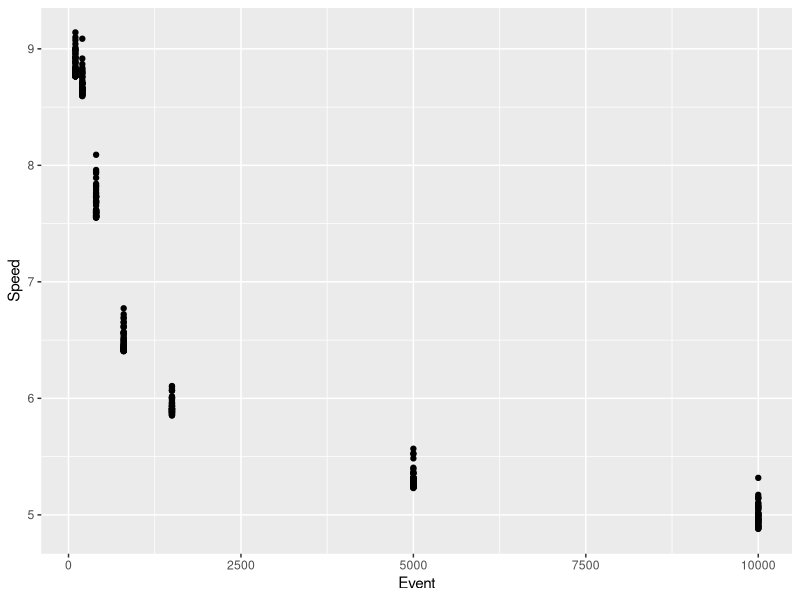
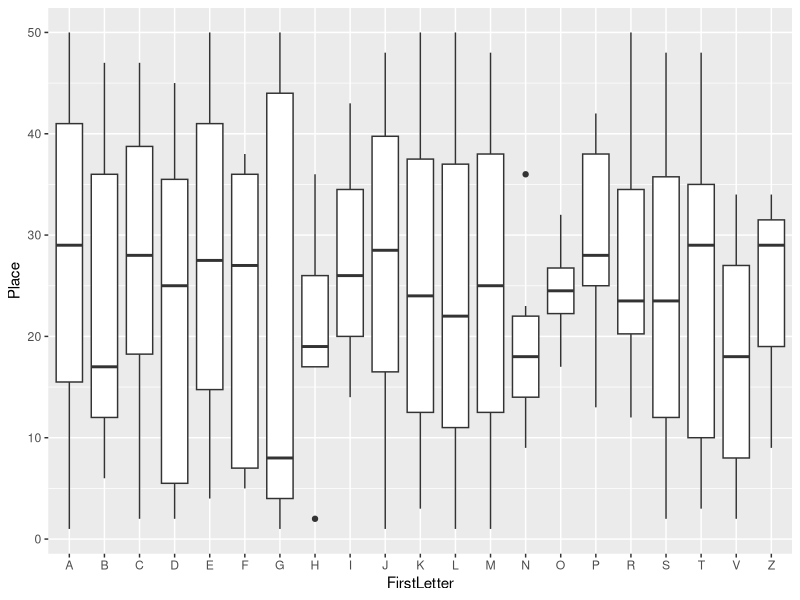
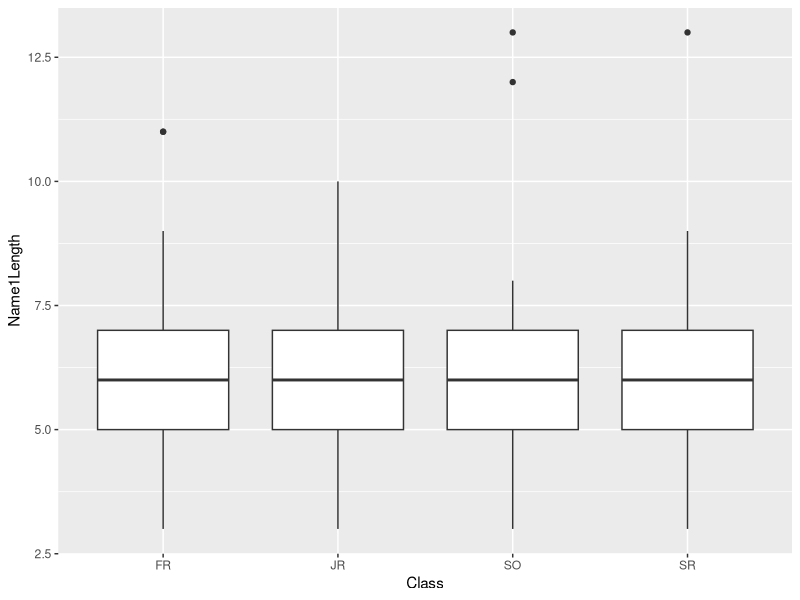

Recreate these plots in R, in order.
## ---- chunk 1
library(tidyverse)
library(dplyr)
library(tidyr)
library(lubridate)
library(ggplot2)
library(stringr)

running <- read.csv("NCAA_track.csv")

running <- running |> separate(Year, into = c("Class", "Year"), sep = "-")

running <- running |> mutate(Time = ms(Time))

running <- running |> mutate(Time = as.duration(Time))

running <- running |> mutate(EventName = as.factor(Event))
## ---- chunk 2
speed <- running |> mutate(Time = as.double(Time))

speed <- speed |> mutate(Speed = Event/Time)

speed <- speed |> mutate(EventName = as.factor(Event))

desmos <- speed |> select(Event, Speed)

write_csv(desmos, "desmos.csv")

ggplot(speed, aes(x = Event, y = Speed)) +
  geom_point()
## ---- chunk 3
silly <- running |> separate(Athlete, into = c("LastName", "FirstName"), sep = ", ")

silly <- silly |> mutate(FirstLetter = str_sub(FirstName, 1, 1))

silly <- silly |> mutate(Time = as.double(Time))

silly <- silly |> mutate(Speed = Event/Time)

ggplot(silly, aes(x = FirstLetter, y = Place)) +
  geom_boxplot(aes(group = FirstLetter))

silly2 <- silly |> mutate(Name1Length = (str_length(FirstName)))

ggplot(silly2, aes(x = Class, y = Name1Length)) +
  geom_boxplot(aes(group = Class))
